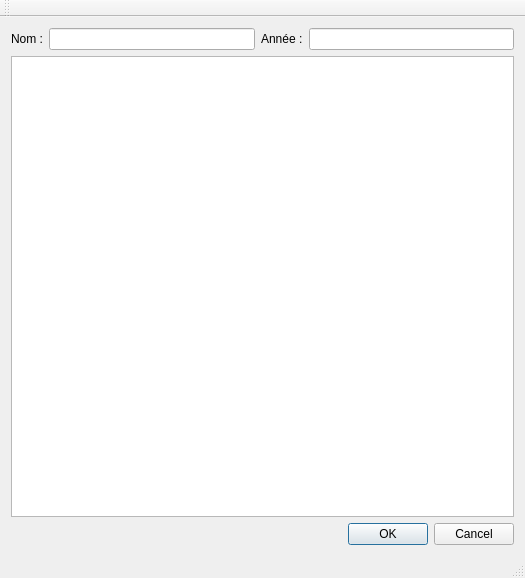
<?xml version="1.0" encoding="UTF-8"?>
<ui version="4.0">
 <class>MainWindow</class>
 <widget class="QMainWindow" name="MainWindow">
  <property name="geometry">
   <rect>
    <x>0</x>
    <y>0</y>
    <width>525</width>
    <height>578</height>
   </rect>
  </property>
  <property name="sizePolicy">
   <sizepolicy hsizetype="Minimum" vsizetype="Preferred">
    <horstretch>0</horstretch>
    <verstretch>0</verstretch>
   </sizepolicy>
  </property>
  <property name="minimumSize">
   <size>
    <width>525</width>
    <height>0</height>
   </size>
  </property>
  <property name="windowTitle">
   <string>MainWindow</string>
  </property>
  <widget class="QWidget" name="centralWidget">
   <layout class="QGridLayout" name="gridLayout_2">
    <item row="0" column="0">
     <layout class="QVBoxLayout" name="verticalLayout">
      <item>
       <layout class="QHBoxLayout" name="horizontalLayout_3">
        <item>
         <widget class="QLabel" name="label_2">
          <property name="text">
           <string>Nom :</string>
          </property>
         </widget>
        </item>
        <item>
         <widget class="QLineEdit" name="mLineEditName">
          <property name="contextMenuPolicy">
           <enum>Qt::PreventContextMenu</enum>
          </property>
         </widget>
        </item>
        <item>
         <widget class="QLabel" name="label">
          <property name="text">
           <string>Année :</string>
          </property>
         </widget>
        </item>
        <item>
         <widget class="QLineEdit" name="mLneEditYear"/>
        </item>
       </layout>
      </item>
      <item>
       <layout class="QGridLayout" name="layoutPictures">
        <item row="0" column="0">
         <widget class="QTableWidget" name="tableWidget">
          <property name="horizontalScrollBarPolicy">
           <enum>Qt::ScrollBarAlwaysOff</enum>
          </property>
          <property name="selectionMode">
           <enum>QAbstractItemView::MultiSelection</enum>
          </property>
          <property name="iconSize">
           <size>
            <width>100</width>
            <height>100</height>
           </size>
          </property>
          <property name="rowCount">
           <number>0</number>
          </property>
          <property name="columnCount">
           <number>5</number>
          </property>
          <attribute name="horizontalHeaderVisible">
           <bool>false</bool>
          </attribute>
          <attribute name="horizontalHeaderMinimumSectionSize">
           <number>50</number>
          </attribute>
          <attribute name="horizontalHeaderStretchLastSection">
           <bool>false</bool>
          </attribute>
          <attribute name="verticalHeaderVisible">
           <bool>false</bool>
          </attribute>
          <attribute name="verticalHeaderDefaultSectionSize">
           <number>100</number>
          </attribute>
          <attribute name="verticalHeaderMinimumSectionSize">
           <number>50</number>
          </attribute>
          <column/>
          <column/>
          <column/>
          <column/>
          <column/>
         </widget>
        </item>
       </layout>
      </item>
     </layout>
    </item>
    <item row="1" column="0">
     <widget class="QDialogButtonBox" name="mDialogButton">
      <property name="standardButtons">
       <set>QDialogButtonBox::Cancel|QDialogButtonBox::Ok</set>
      </property>
     </widget>
    </item>
   </layout>
  </widget>
  <widget class="QMenuBar" name="menuBar">
   <property name="geometry">
    <rect>
     <x>0</x>
     <y>0</y>
     <width>525</width>
     <height>21</height>
    </rect>
   </property>
  </widget>
  <widget class="QToolBar" name="mainToolBar">
   <attribute name="toolBarArea">
    <enum>TopToolBarArea</enum>
   </attribute>
   <attribute name="toolBarBreak">
    <bool>false</bool>
   </attribute>
  </widget>
  <widget class="QStatusBar" name="statusBar"/>
 </widget>
 <layoutdefault spacing="6" margin="11"/>
 <resources/>
 <connections/>
</ui>
